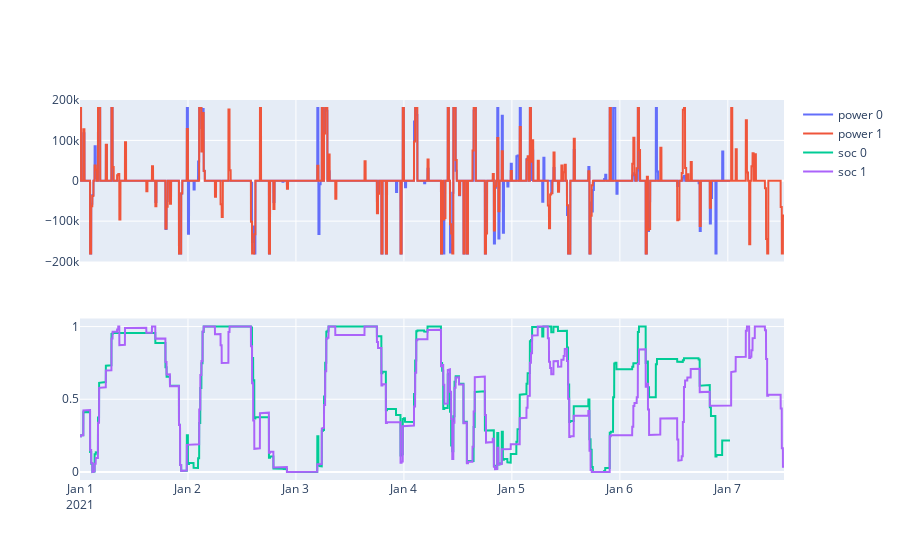

This figure's notebook cell:
### Code cell
plot_diff(
    res[f"2021 NL fec=1.5 r=1.0 r_opt=1.0 dt=900"],
    res[f"2021 NL fec=1.5 r=1.0 r_opt=1.0 dt=900 - nl"],
)

### Figure 1 — Plotly figure (JSON) as saved in the notebook; plotly's stock layout.template omitted (floating-point values rounded to 4 significant figures; data arrays with more than 128 entries replaced by an {"elided": "..."} marker saying what was removed)
{"data": [{"name": "power 0", "type": "scatter", "x": {"elided": "8670 str values"}, "xaxis": "x", "y": {"elided": "8670 float values"}, "yaxis": "y"}, {"name": "power 1", "type": "scatter", "x": {"elided": "9390 str values"}, "xaxis": "x", "y": {"elided": "9390 float values"}, "yaxis": "y"}, {"name": "soc 0", "type": "scatter", "x": {"elided": "8670 str values"}, "xaxis": "x2", "y": {"elided": "8670 float values"}, "yaxis": "y2"}, {"name": "soc 1", "type": "scatter", "x": {"elided": "9390 str values"}, "xaxis": "x2", "y": {"elided": "9390 float values"}, "yaxis": "y2"}], "layout": {"xaxis": {"anchor": "y", "domain": [0, 1], "matches": "x2", "showticklabels": false}, "xaxis2": {"anchor": "y2", "domain": [0, 1]}, "yaxis": {"anchor": "x", "domain": [0.575, 1]}, "yaxis2": {"anchor": "x2", "domain": [0, 0.425]}}}
